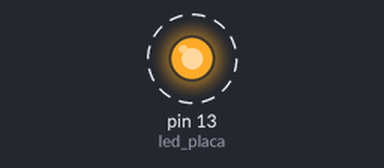
Recording of a sketch running on a simulated Arduino Uno, built with avr-gcc and run on an emulated ATmega328P. Parts: output pins drawn as LEDs (lit = HIGH). Dashed ring = blinking.

Above: at 0.2 s.
Timing chart, 0 to 3.0 s (numbered marks = the images above):
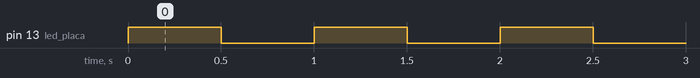

Measured:
- by itself, pin 13 (led_placa): alternates HIGH for 0.50 s and LOW for 0.50 s

The sketch:

blink.ino
```cpp
/*************************************************************************************
**                                                                                  **
**                     Descripci del programa                                       **
**                                                                                  **
*************************************************************************************/

//******  Includes  ******************************************************************


//******  Variables  *****************************************************************
// Ubicacio del led a la sortida 2
int led_placa = 13;


//******  Includes  ******************************************************************
void setup() {
  pinMode(led_placa, OUTPUT);
}


//******  Loop  **********************************************************************
void loop() {
  digitalWrite(led_placa, HIGH);
  delay(500);
  digitalWrite(led_placa, LOW);
  delay(500);
}
```
